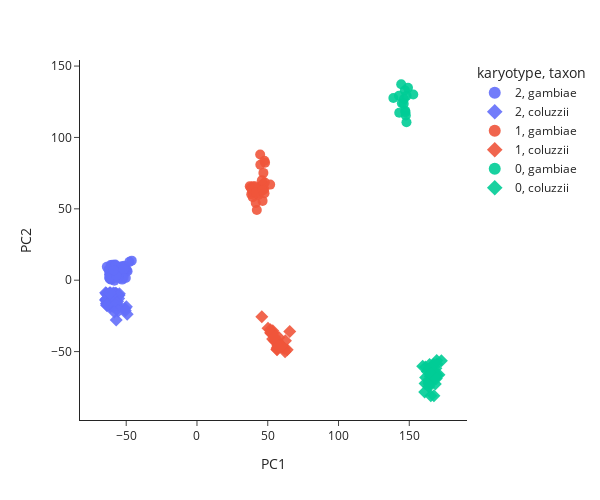

The notebook cell saved with this chart:
### Code cell
ag3.plot_pca_coords(pca_df_2la, color="karyotype", symbol="taxon", width=600, height=500)

### Figure 1 — Plotly figure (JSON) as saved in the notebook; plotly's stock layout.template omitted (floating-point values rounded to 4 significant figures; data arrays with more than 128 entries replaced by an {"elided": "..."} marker saying what was removed)
{"data": [{"customdata": {"elided": "88x12 mixed values"}, "hovertemplate": "<b>%{hovertext}</b><br><br>karyotype=%{customdata[11]}<br>taxon=%{customdata[3]}<br>PC1=%{x}<br>PC2=%{y}<br>sample_id=%{customdata[0]}<br>partner_sample_id=%{customdata[1]}<br>sample_set=%{customdata[2]}<br>country=%{customdata[4]}<br>admin1_iso=%{customdata[5]}<br>admin1_name=%{customdata[6]}<br>admin2_name=%{customdata[7]}<br>location=%{customdata[8]}<br>year=%{customdata[9]}<br>month=%{customdata[10]}<extra></extra>", "hovertext": ["AB0085-Cx", "AB0086-Cx", "AB0096-C", "AB0103-C", "AB0104-Cx", "AB0116-C", "AB0118-C", "AB0119-C", "AB0127-C", "AB0128-C", "AB0129-C", "AB0130-Cx", "AB0131-Cx", "AB0133-C", "AB0134-C", "AB0135-C", "AB0136-Cx", "AB0143-Cx", "AB0144-C", "AB0146-Cx", "AB0147-C", "AB0150-Cx", "AB0155-Cx", "AB0158-Cx", "AB0159-C", "AB0160-Cx", "AB0161-C", "AB0164-C", "AB0165-C", "AB0166-C", "AB0167-C", "AB0169-C", "AB0171-Cx", "AB0172-Cx", "AB0173-C", "AB0174-C", "AB0175-Cx", "AB0176-Cx", "AB0177-C", "AB0178-C", "AB0179-Cx", "AB0197-C", "AB0198-C", "AB0199-C", "AB0200-C", "AB0201-Cx", "AB0202-Cx", "AB0203-C", "AB0206-C", "AB0207-C", "AB0208-C", "AB0211-C", "AB0217-C", "AB0218-C", "AB0225-C", "AB0228-C", "AB0232-Cx", "AB0235-C", "AB0236-Cx", "AB0238-C", "AB0239-C", "AB0241-C", "AB0244-C", "AB0252-C", "AB0253-C", "AB0255-C", "AB0260-C", "AB0264-C", "AB0265-C", "AB0268-C", "AB0269-Cx", "AB0271-Cx", "AB0272-Cx", "AB0273-Cx", "AB0274-C", "AB0275-C", "AB0277-C", "AB0278-C", "AB0280-Cx", "AB0281-Cx", "AB0283-C", "AB0284-C", "AA0050-C", "AA0133-C", "AA0085-C", "AA0048-C", "AA0137-C", "AA0072-C"], "legendgroup": "2, gambiae", "marker": {"color": "#636EFA", "opacity": 0.9, "size": 10, "symbol": "circle"}, "mode": "markers", "name": "2, gambiae", "orientation": "v", "showlegend": true, "type": "scatter", "x": [-58.58, -51.09, -60.66, -60.3, -57.19, -54.05, -56.08, -57.93, -51.86, -51.59, -58.39, -59.72, -56.12, -61.67, -57.9, -61.23, -54.71, -61.3, -50.65, -52.89, -49.03, -49.63, -60.09, -60.1, -60.97, -55.46, -60.24, -57.59, -60.43, -54.73, -59.38, -52.14, -60.96, -61.37, -50.28, -53.92, -57.47, -56.03, -59.81, -52.64, -62.0, -57.39, -58.69, -61.7, -59.95, -62.06, -55.92, -57.6, -60.5, -56.51, -56.15, -59.11, -54.98, -59.85, -61.59, -53.91, -57.83, -60.8, -53.02, -51.87, -55.89, -52.97, -58.31, -61.84, -50.58, -56.97, -55.55, -58.41, -55.39, -63.69, -53.21, -61.21, -60.99, -50.55, -55.17, -62.45, -61.39, -54.83, -51.3, -56.44, -61.95, -59.01, -56.98, -47.69, -57.64, -51.77, -58.77, -46.09], "xaxis": "x", "y": [3.246, 4.755, 0.4176, 1.274, 7.489, 3.806, 5.274, 3.511, 5.263, 6.847, -0.3537, 2.001, 3.731, 6.643, 4.479, 5.402, 7.288, 4.666, 7.645, 0.4257, 6.269, 7.073, 3.358, 5.662, 1.523, 5.759, 5.389, 6.655, 1.236, 4.807, 5.85, 7.731, 10.59, 0.7984, 1.598, 6.311, 2.01, 5.176, 10.8, 6.89, 4.231, 2.523, 6.279, 3.944, 2.041, 7.647, 7.252, 8.617, 3.44, 3.611, 7.943, 4.909, 5.44, 8.024, 4.03, 1.478, 11.05, 6.311, 4.778, 1.683, 7.458, 9.435, 5.895, 1.468, 8.295, 6.649, 9.486, 10.46, 2.426, 9.353, 9.704, 2.797, 2.598, 9.774, 6.597, 7.332, 2.953, 7.147, 10.13, 1.649, 1.785, 7.493, 3.314, 12.85, 10.28, 7.909, 6.94, 13.69], "yaxis": "y"}, {"customdata": {"elided": "87x12 mixed values"}, "hovertemplate": "<b>%{hovertext}</b><br><br>karyotype=%{customdata[11]}<br>taxon=%{customdata[3]}<br>PC1=%{x}<br>PC2=%{y}<br>sample_id=%{customdata[0]}<br>partner_sample_id=%{customdata[1]}<br>sample_set=%{customdata[2]}<br>country=%{customdata[4]}<br>admin1_iso=%{customdata[5]}<br>admin1_name=%{customdata[6]}<br>admin2_name=%{customdata[7]}<br>location=%{customdata[8]}<br>year=%{customdata[9]}<br>month=%{customdata[10]}<extra></extra>", "hovertext": ["AB0087-C", "AB0088-C", "AB0089-Cx", "AB0090-C", "AB0091-C", "AB0092-C", "AB0094-Cx", "AB0095-Cx", "AB0097-Cx", "AB0098-Cx", "AB0099-Cx", "AB0100-C", "AB0101-C", "AB0109-C", "AB0110-C", "AB0111-C", "AB0112-C", "AB0113-C", "AB0114-C", "AB0115-C", "AB0121-C", "AB0122-C", "AB0123-C", "AB0124-C", "AB0132-C", "AB0137-Cx", "AB0138-Cx", "AB0139-C", "AB0140-C", "AB0142-C", "AB0181-C", "AB0182-C", "AB0183-C", "AB0184-C", "AB0185-Cx", "AB0186-C", "AB0187-C", "AB0188-C", "AB0189-C", "AB0190-C", "AB0191-Cx", "AB0192-C", "AB0193-C", "AB0194-C", "AB0196-C", "AB0204-C", "AB0209-C", "AB0210-C", "AB0212-C", "AB0213-C", "AB0214-C", "AB0215-C", "AB0216-C", "AB0219-Cx", "AB0221-C", "AB0222-C", "AB0223-C", "AB0226-C", "AB0227-Cx", "AB0229-C", "AB0230-Cx", "AB0234-C", "AB0237-C", "AB0240-C", "AB0242-C", "AB0243-C", "AB0246-C", "AB0247-C", "AB0249-Cx", "AB0250-Cx", "AB0257-C", "AB0258-Cx", "AB0259-Cx", "AB0262-Cx", "AB0263-C", "AB0266-Cx", "AB0267-C", "AB0276-C", "AB0279-C", "AB0282-Cx", "AA0052-C", "AA0115-C", "AA0112-C", "AA0101-C", "AA0041-C", "AA0080-C", "AA0139-C"], "legendgroup": "2, coluzzii", "marker": {"color": "#636EFA", "opacity": 0.9, "size": 10, "symbol": "diamond"}, "mode": "markers", "name": "2, coluzzii", "orientation": "v", "showlegend": true, "type": "scatter", "x": [-59.03, -59.96, -63.64, -63.73, -64.12, -56.09, -58.4, -57.9, -56.82, -57.78, -62.92, -60.04, -63.3, -61.15, -61.23, -59.26, -64.5, -61.56, -60.93, -61.08, -64.43, -58.83, -61.25, -64.56, -60.38, -61.85, -59.61, -61.76, -60.24, -61.96, -58.71, -63.61, -63.84, -61.9, -61.9, -57.53, -59.12, -56.29, -59.34, -63.04, -58.87, -58.07, -60.31, -57.94, -59.72, -60.87, -62.0, -61.66, -62.54, -55.7, -58.65, -59.01, -54.82, -55.74, -58.87, -57.46, -55.34, -63.99, -61.98, -57.26, -63.82, -63.43, -61.72, -60.94, -56.05, -62.03, -61.78, -63.14, -58.45, -59.89, -60.91, -55.09, -63.7, -62.58, -59.26, -61.0, -59.81, -61.53, -63.76, -56.52, -55.71, -49.9, -58.41, -50.83, -57.06, -49.29, -50.62], "xaxis": "x", "y": [-16.42, -11.11, -17.16, -16.12, -13.34, -14.81, -11.85, -15.96, -9.483, -13.05, -16.96, -12.19, -10.2, -15.9, -16.53, -11.99, -14.05, -10.96, -10.86, -8.969, -13.57, -16.35, -18.51, -8.72, -13.38, -10.01, -12.11, -13.8, -13.74, -16.63, -12.07, -14.65, -9.613, -14.03, -9.378, -9.984, -15.3, -17.71, -16.5, -17.92, -17.68, -11.12, -17.69, -14.5, -9.581, -12.03, -9.522, -11.28, -14.34, -10.82, -14.69, -9.02, -9.488, -10.32, -15.76, -9.221, -12.78, -9.066, -14.02, -9.565, -16.34, -14.19, -14.04, -10.55, -10.42, -15.81, -16.3, -12.63, -9.289, -14.75, -16.92, -10.52, -17.63, -16.82, -18.41, -14.6, -11.03, -8.753, -17.48, -16.11, -21.69, -18.67, -22.28, -19.78, -27.81, -23.87, -21.45], "yaxis": "y"}, {"customdata": {"elided": "32x12 mixed values"}, "hovertemplate": "<b>%{hovertext}</b><br><br>karyotype=%{customdata[11]}<br>taxon=%{customdata[3]}<br>PC1=%{x}<br>PC2=%{y}<br>sample_id=%{customdata[0]}<br>partner_sample_id=%{customdata[1]}<br>sample_set=%{customdata[2]}<br>country=%{customdata[4]}<br>admin1_iso=%{customdata[5]}<br>admin1_name=%{customdata[6]}<br>admin2_name=%{customdata[7]}<br>location=%{customdata[8]}<br>year=%{customdata[9]}<br>month=%{customdata[10]}<extra></extra>", "hovertext": ["AB0117-C", "AB0126-Cx", "AB0145-C", "AB0148-Cx", "AB0151-Cx", "AB0153-C", "AB0157-Cx", "AB0162-C", "AB0170-C", "AB0180-Cx", "AB0205-C", "AB0231-C", "AB0233-C", "AB0251-C", "AB0256-C", "AB0261-Cx", "AB0270-C", "AA0059-C", "AA0060-C", "AA0119-C", "AA0061-C", "AA0105-C", "AA0070-C", "AA0093-C", "AA0118-C", "AA0046-C", "AA0095-C", "AA0117-C", "AA0096-C", "AA0058-C", "AA0082-C", "AA0122-C"], "legendgroup": "1, gambiae", "marker": {"color": "#EF553B", "opacity": 0.9, "size": 10, "symbol": "circle"}, "mode": "markers", "name": "1, gambiae", "orientation": "v", "showlegend": true, "type": "scatter", "x": [39.15, 44.97, 42.28, 44.63, 39.43, 38.35, 37.3, 41.06, 47.54, 46.62, 46.33, 43.15, 38.02, 38.91, 39.42, 45.85, 41.16, 44.66, 46.88, 43.46, 46.93, 41.76, 48.11, 47.94, 51.7, 44.75, 41.51, 46.35, 46.18, 45.85, 47.63, 47.71], "xaxis": "x", "y": [61.27, 65.24, 49.13, 65.41, 65.84, 60.26, 65.87, 63.7, 63.67, 63.58, 66.99, 61.04, 64.77, 63.7, 58.1, 62.53, 65.79, 88.02, 67.26, 59.72, 75.16, 61.41, 82.3, 68.36, 66.98, 80.83, 54.05, 55.56, 62.96, 70.08, 83.63, 60.94], "yaxis": "y"}, {"customdata": {"elided": "29x12 mixed values"}, "hovertemplate": "<b>%{hovertext}</b><br><br>karyotype=%{customdata[11]}<br>taxon=%{customdata[3]}<br>PC1=%{x}<br>PC2=%{y}<br>sample_id=%{customdata[0]}<br>partner_sample_id=%{customdata[1]}<br>sample_set=%{customdata[2]}<br>country=%{customdata[4]}<br>admin1_iso=%{customdata[5]}<br>admin1_name=%{customdata[6]}<br>admin2_name=%{customdata[7]}<br>location=%{customdata[8]}<br>year=%{customdata[9]}<br>month=%{customdata[10]}<extra></extra>", "hovertext": ["AB0224-C", "AB0248-C", "AA0134-C", "AA0064-C", "AA0100-C", "AA0077-C", "AA0055-C", "AA0116-C", "AA0066-C", "AA0125-C", "AA0113-C", "AA0044-C", "AA0075-C", "AA0126-C", "AA0054-C", "AA0097-C", "AA0092-C", "AA0076-C", "AA0127-C", "AA0099-C", "AA0090-C", "AA0067-C", "AA0102-C", "AA0056-C", "AA0068-C", "AA0073-C", "AA0074-C", "AA0136-C", "AA0135-C"], "legendgroup": "1, coluzzii", "marker": {"color": "#EF553B", "opacity": 0.9, "size": 10, "symbol": "diamond"}, "mode": "markers", "name": "1, coluzzii", "orientation": "v", "showlegend": true, "type": "scatter", "x": [50.18, 45.82, 57.18, 54.56, 52.0, 60.8, 65.53, 57.87, 57.16, 56.66, 53.46, 56.66, 52.47, 63.74, 55.59, 57.58, 61.74, 51.88, 56.58, 53.56, 62.51, 56.43, 53.64, 62.22, 60.15, 53.07, 59.24, 54.8, 57.64], "xaxis": "x", "y": [-33.6, -25.57, -46.82, -42.29, -36.79, -47.38, -35.99, -40.15, -45.59, -42.41, -41.22, -47.48, -37.38, -48.69, -43.13, -43.62, -47.83, -34.74, -48.69, -35.4, -42.33, -48.42, -37.07, -50.05, -46.21, -36.35, -46.01, -39.76, -46.14], "yaxis": "y"}, {"customdata": {"elided": "15x12 mixed values"}, "hovertemplate": "<b>%{hovertext}</b><br><br>karyotype=%{customdata[11]}<br>taxon=%{customdata[3]}<br>PC1=%{x}<br>PC2=%{y}<br>sample_id=%{customdata[0]}<br>partner_sample_id=%{customdata[1]}<br>sample_set=%{customdata[2]}<br>country=%{customdata[4]}<br>admin1_iso=%{customdata[5]}<br>admin1_name=%{customdata[6]}<br>admin2_name=%{customdata[7]}<br>location=%{customdata[8]}<br>year=%{customdata[9]}<br>month=%{customdata[10]}<extra></extra>", "hovertext": ["AA0084-C", "AA0106-C", "AA0129-C", "AA0094-C", "AA0071-C", "AA0047-C", "AA0069-C", "AA0131-C", "AA0130-C", "AA0062-C", "AA0081-C", "AA0086-C", "AA0057-C", "AA0045-C", "AA0108-C"], "legendgroup": "0, gambiae", "marker": {"color": "#00CC96", "opacity": 0.9, "size": 10, "symbol": "circle"}, "mode": "markers", "name": "0, gambiae", "orientation": "v", "showlegend": true, "type": "scatter", "x": [146.9, 146.2, 142.9, 138.8, 142.7, 147.2, 144.3, 148.1, 147.6, 144.8, 148.0, 147.3, 149.1, 146.1, 152.8], "xaxis": "x", "y": [133.0, 127.0, 117.3, 127.6, 129.3, 118.7, 137.3, 129.2, 115.4, 124.0, 110.7, 117.7, 134.8, 123.5, 130.1], "yaxis": "y"}, {"customdata": {"elided": "30x12 mixed values"}, "hovertemplate": "<b>%{hovertext}</b><br><br>karyotype=%{customdata[11]}<br>taxon=%{customdata[3]}<br>PC1=%{x}<br>PC2=%{y}<br>sample_id=%{customdata[0]}<br>partner_sample_id=%{customdata[1]}<br>sample_set=%{customdata[2]}<br>country=%{customdata[4]}<br>admin1_iso=%{customdata[5]}<br>admin1_name=%{customdata[6]}<br>admin2_name=%{customdata[7]}<br>location=%{customdata[8]}<br>year=%{customdata[9]}<br>month=%{customdata[10]}<extra></extra>", "hovertext": ["AA0103-C", "AA0063-C", "AA0040-C", "AA0088-C", "AA0107-C", "AA0051-C", "AA0087-C", "AA0065-C", "AA0104-C", "AA0098-C", "AA0089-C", "AA0042-C", "AA0114-C", "AA0123-C", "AA0128-C", "AA0141-C", "AA0039-C", "AA0120-C", "AA0043-C", "AA0049-C", "AA0110-C", "AA0111-C", "AA0053-C", "AA0132-C", "AA0138-C", "AA0091-C", "AA0109-C", "AA0140-C", "AA0079-C", "AA0124-C"], "legendgroup": "0, coluzzii", "marker": {"color": "#00CC96", "opacity": 0.9, "size": 10, "symbol": "diamond"}, "mode": "markers", "name": "0, coluzzii", "orientation": "v", "showlegend": true, "type": "scatter", "x": [172.7, 169.6, 164.8, 163.8, 171.0, 168.8, 159.5, 161.6, 167.1, 165.2, 161.1, 169.5, 169.4, 164.6, 168.3, 164.3, 169.0, 168.4, 161.4, 164.0, 167.4, 162.7, 166.1, 165.8, 163.8, 164.5, 168.0, 160.9, 165.5, 169.1], "xaxis": "x", "y": [-56.37, -66.78, -67.27, -74.71, -66.28, -61.59, -60.24, -68.11, -59.06, -80.94, -72.38, -58.65, -56.27, -72.83, -65.49, -59.07, -65.91, -72.65, -60.75, -71.44, -80.86, -63.87, -60.41, -65.19, -72.48, -61.52, -68.09, -78.26, -65.74, -68.93], "yaxis": "y"}], "layout": {"height": 500, "legend": {"itemsizing": "constant", "title": {"text": "karyotype, taxon"}, "tracegroupgap": 0}, "margin": {"t": 60}, "width": 600, "xaxis": {"anchor": "y", "autorange": true, "domain": [0, 1], "range": [-82.57, 190.7], "title": {"text": "PC1"}, "type": "linear"}, "yaxis": {"anchor": "x", "autorange": true, "domain": [0, 1], "range": [-97.93, 154.3], "title": {"text": "PC2"}, "type": "linear"}}}
